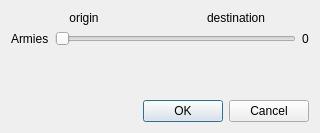
<?xml version="1.0" encoding="UTF-8"?>
<ui version="4.0">
 <class>FortifyDialog</class>
 <widget class="QDialog" name="FortifyDialog">
  <property name="geometry">
   <rect>
    <x>0</x>
    <y>0</y>
    <width>320</width>
    <height>133</height>
   </rect>
  </property>
  <property name="windowTitle">
   <string>Dialog</string>
  </property>
  <layout class="QVBoxLayout" name="verticalLayout">
   <item>
    <layout class="QHBoxLayout" name="horizontalLayout">
     <item>
      <widget class="QLabel" name="originCountry">
       <property name="layoutDirection">
        <enum>Qt::LeftToRight</enum>
       </property>
       <property name="autoFillBackground">
        <bool>false</bool>
       </property>
       <property name="text">
        <string>origin</string>
       </property>
       <property name="textFormat">
        <enum>Qt::AutoText</enum>
       </property>
       <property name="alignment">
        <set>Qt::AlignCenter</set>
       </property>
      </widget>
     </item>
     <item>
      <widget class="QLabel" name="destinationCountry">
       <property name="text">
        <string>destination</string>
       </property>
       <property name="alignment">
        <set>Qt::AlignCenter</set>
       </property>
      </widget>
     </item>
    </layout>
   </item>
   <item>
    <layout class="QHBoxLayout" name="horizontalLayout_2">
     <item>
      <widget class="QLabel" name="label">
       <property name="text">
        <string>Armies</string>
       </property>
      </widget>
     </item>
     <item>
      <widget class="QSlider" name="armiesSlider">
       <property name="orientation">
        <enum>Qt::Horizontal</enum>
       </property>
      </widget>
     </item>
     <item>
      <widget class="QLabel" name="numArmies">
       <property name="text">
        <string>0</string>
       </property>
      </widget>
     </item>
    </layout>
   </item>
   <item>
    <spacer name="verticalSpacer">
     <property name="orientation">
      <enum>Qt::Vertical</enum>
     </property>
     <property name="sizeHint" stdset="0">
      <size>
       <width>20</width>
       <height>40</height>
      </size>
     </property>
    </spacer>
   </item>
   <item>
    <widget class="QDialogButtonBox" name="buttonBox">
     <property name="orientation">
      <enum>Qt::Horizontal</enum>
     </property>
     <property name="standardButtons">
      <set>QDialogButtonBox::Cancel|QDialogButtonBox::Ok</set>
     </property>
    </widget>
   </item>
  </layout>
 </widget>
 <resources/>
 <connections>
  <connection>
   <sender>buttonBox</sender>
   <signal>accepted()</signal>
   <receiver>FortifyDialog</receiver>
   <slot>accept()</slot>
   <hints>
    <hint type="sourcelabel">
     <x>244</x>
     <y>128</y>
    </hint>
    <hint type="destinationlabel">
     <x>157</x>
     <y>132</y>
    </hint>
   </hints>
  </connection>
  <connection>
   <sender>buttonBox</sender>
   <signal>rejected()</signal>
   <receiver>FortifyDialog</receiver>
   <slot>reject()</slot>
   <hints>
    <hint type="sourcelabel">
     <x>312</x>
     <y>128</y>
    </hint>
    <hint type="destinationlabel">
     <x>286</x>
     <y>132</y>
    </hint>
   </hints>
  </connection>
  <connection>
   <sender>armiesSlider</sender>
   <signal>sliderMoved(int)</signal>
   <receiver>numArmies</receiver>
   <slot>setNum(int)</slot>
   <hints>
    <hint type="sourcelabel">
     <x>242</x>
     <y>49</y>
    </hint>
    <hint type="destinationlabel">
     <x>299</x>
     <y>42</y>
    </hint>
   </hints>
  </connection>
 </connections>
</ui>
